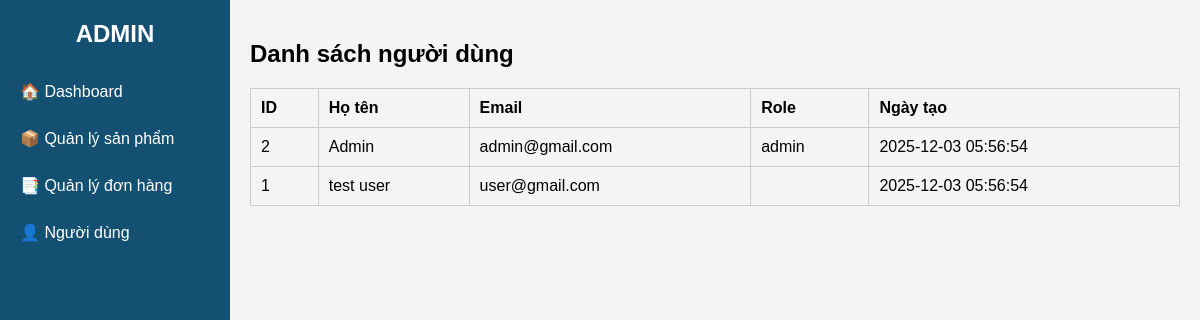
The app's page /admin/admin.php?view=users (signed in) with its own data.
### tables this page shows
CREATE TABLE `users` (
  `id` int(11) NOT NULL,
  `fullname` varchar(255) DEFAULT NULL,
  `email` varchar(255) DEFAULT NULL,
  `password` varchar(255) DEFAULT NULL,
  `role` enum('customer','admin') DEFAULT 'customer',
  `created_at` timestamp NOT NULL DEFAULT current_timestamp(),
  `phone` varchar(20) DEFAULT NULL,
  `address` varchar(255) DEFAULT NULL,
  `province_id` int(11) DEFAULT NULL,
  `district_id` int(11) DEFAULT NULL,
  `ward_id` int(11) DEFAULT NULL,
  `street` varchar(255) DEFAULT NULL
);

### admin/users.php (the view, shortened to what this page needs)
<?php
include "../db.php";
$users = $conn->query("SELECT * FROM users ORDER BY id DESC");
?>
<!DOCTYPE html>
<html>
<head>
</head>
<body>
<h2>Danh sách người dùng</h2>
<table>
    <tr>
        <th>ID</th>
        <th>Họ tên</th>
        <th>Email</th>
        <th>Role</th>
        <th>Ngày tạo</th>
    </tr>
<?php while($u = $users->fetch_assoc()): ?>
    <tr>
        <td><?= $u["id"] ?></td>
        <td><?= $u["fullname"] ?></td>
        <td><?= $u["email"] ?></td>
        <td><?= $u["role"] ?></td>
        <td><?= $u["created_at"] ?></td>
    </tr>
<?php endwhile; ?>
</table>
</body>
</html>

### admin/admin.php (style rules this page uses)
body { font-family: Arial; margin: 0; background: #f4f4f4; }

### admin/users.php (style rules this page uses)
table { border-collapse: collapse; width: 100%; }
th, td { padding: 10px; border: 1px solid #ccc; text-align: left; }

### records on screen
users: id "2", fullname "Admin", email "admin@gmail.com", role "admin", created_at "2025-12-03 05:56:54"
users: id "1", fullname "test user", email "user@gmail.com", created_at "2025-12-03 05:56:54"
